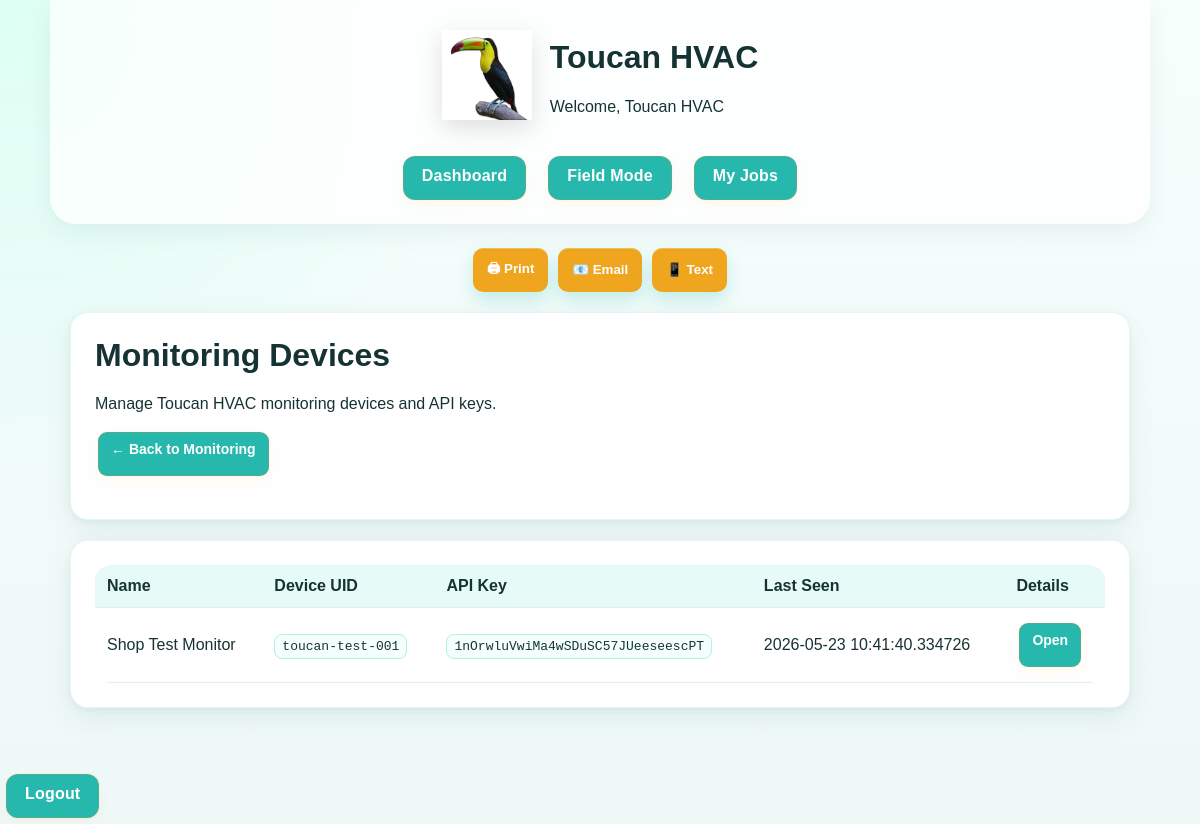
/monitoring/devices, run on an earlier commit of the app's database.
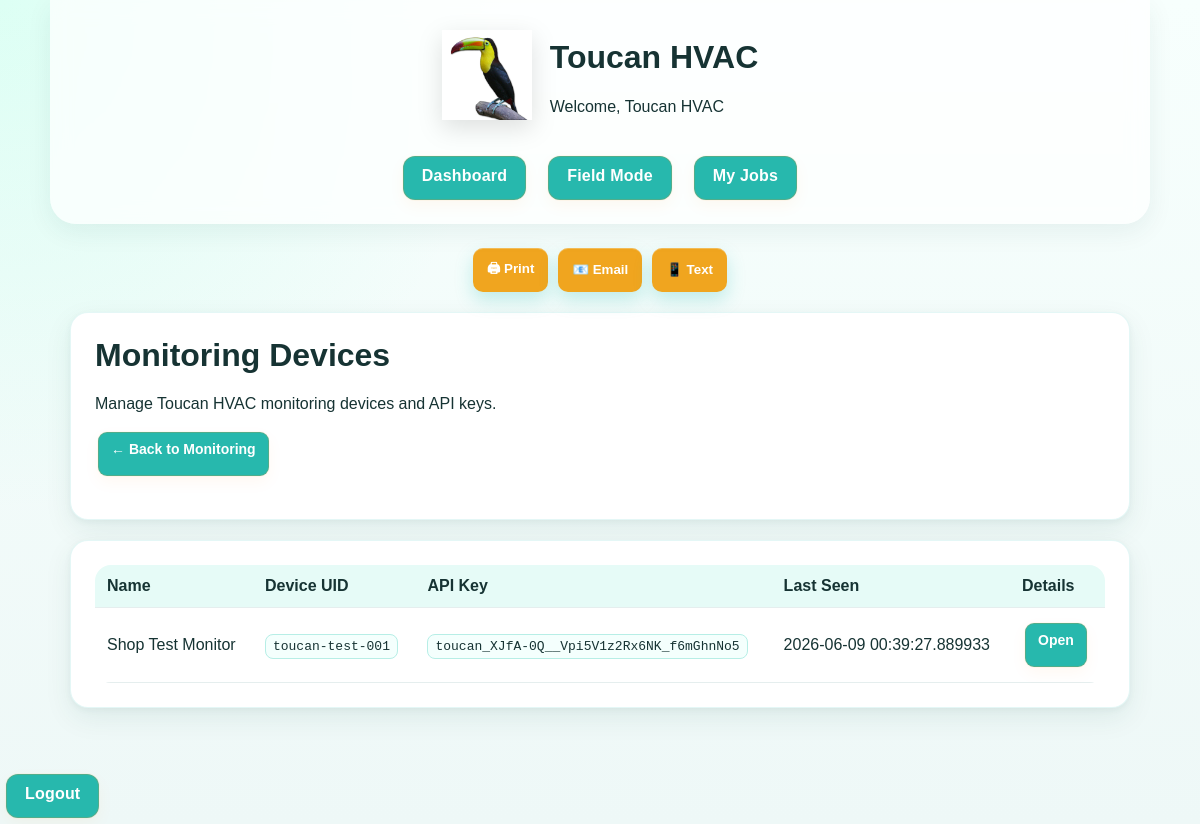
And on a later commit of the database.
### app.py (models this page shows)
class MonitoringDevice(db.Model):
    id = db.Column(db.Integer, primary_key=True)
    property_id = db.Column(db.Integer, db.ForeignKey("property.id"), nullable=True)
    equipment_id = db.Column(db.Integer, db.ForeignKey("equipment.id"), nullable=True)
    device_name = db.Column(db.String(100), nullable=False, default="Toucan Monitor")
    device_uid = db.Column(db.String(100), unique=True, nullable=False)
    api_key = db.Column(db.String(100), nullable=True)
    firmware_version = db.Column(db.String(50), nullable=True)
    last_seen = db.Column(db.DateTime, nullable=True)
    notes = db.Column(db.Text, nullable=True)

### app.py (the view)
@app.route("/monitoring/devices")
def monitoring_devices():
    devices = MonitoringDevice.query.order_by(MonitoringDevice.id.desc()).all()
    return render_template("monitoring_devices.html", devices=devices)

### app.py (called while the page is built, shortened)
@app.before_request
def force_admin_user_once():
    global _admin_bootstrap_done
    if _admin_bootstrap_done:
        return

### templates/monitoring_devices.html (shortened to what this page needs)
{% extends "base.html" %}
{% block content %}
<div class="card">
  <h1>Monitoring Devices</h1>
  <p>Manage Toucan HVAC monitoring devices and API keys.</p>
  <p><a class="action-btn" href="/monitoring">← Back to Monitoring</a></p>
</div>
<div class="card">
  {% if devices %}
    <table>
      <thead>
        <tr>
          <th>Name</th>
          <th>Device UID</th>
          <th>API Key</th>
          <th>Last Seen</th>
          <th>Details</th>
        </tr>
      </thead>
      <tbody>
        {% for device in devices %}
        <tr>
          <td>{{ device.device_name }}</td>
          <td><code>{{ device.device_uid }}</code></td>
          <td><code>{{ device.api_key or "No key yet" }}</code></td>
          <td>{{ device.last_seen or "Never" }}</td>
          <td>
            <a class="action-btn" href="/monitoring/device/{{ device.id }}">Open</a>
          </td>
        </tr>
        {% endfor %}
      </tbody>
    </table>
  {% else %}
    <p>No monitoring devices yet.</p>
  {% endif %}
</div>
{% endblock %}

### templates/base.html (shortened to what this page needs)
<!doctype html>
<html>
<head>
  <link rel="stylesheet" href="{{ url_for('static', filename='style.css') }}">
</head>
<body>
<header class="main-header">
  <div class="logo-area">
    <img src="/static/logo.png" class="logo">
    <div>
      <h1>Toucan HVAC</h1>
      <p>Welcome, {{ user.name if user else "Toucan HVAC" }}</p>
    </div>
  </div>
<div class="nav-row">
  <a class="nav-pill" href="/">Dashboard</a>
  <a class="nav-pill" href="/tech-mobile">Field Mode</a>
  <a class="nav-pill" href="/my-jobs">My Jobs</a>
</div>
</header>
  <main class="page-wrap">
<div class="page-tools">
  <button onclick="window.print()">🖨 Print</button>
  <button onclick="emailPage()">📧 Email</button>
  <button onclick="textPage()">📱 Text</button>
</div>
{% block content %}{% endblock %}
  </main>
</body>
</html>
<a class="nav-pill" href="/logout">Logout</a>

### templates/monitoring_devices.html (style rules this page uses)
code { background: #f4fffd; border: 1px solid #b7eee6; padding: 4px 7px; border-radius: 8px; font-size: 13px; }

What changed in the data, as far as the page shows it:
changed MonitoringDevice "Shop Test Monitor": api_key "1nOrwluVwiMa4wSDuSC57JUeeseescPT" → "toucan_XJfA-0Q__Vpi5V1z2Rx6NK_f6mGhnNo5"; last_seen "2026-05-23 10:41:40.334726" → "2026-06-09 00:39:27.889933"
